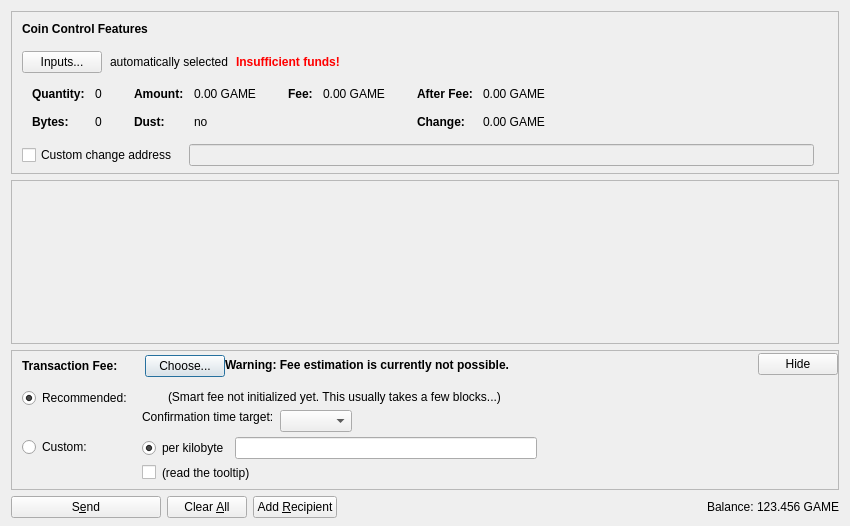
<?xml version="1.0" encoding="UTF-8"?>
<ui version="4.0">
 <class>SendCoinsDialog</class>
 <widget class="QDialog" name="SendCoinsDialog">
  <property name="geometry">
   <rect>
    <x>0</x>
    <y>0</y>
    <width>850</width>
    <height>526</height>
   </rect>
  </property>
  <property name="windowTitle">
   <string>Send Coins</string>
  </property>
  <layout class="QVBoxLayout" name="verticalLayout" stretch="0,1,0,0">
   <property name="bottomMargin">
    <number>8</number>
   </property>
   <item>
    <widget class="QFrame" name="frameCoinControl">
     <property name="sizePolicy">
      <sizepolicy hsizetype="Expanding" vsizetype="Expanding">
       <horstretch>0</horstretch>
       <verstretch>0</verstretch>
      </sizepolicy>
     </property>
     <property name="maximumSize">
      <size>
       <width>16777215</width>
       <height>16777215</height>
      </size>
     </property>
     <property name="frameShape">
      <enum>QFrame::StyledPanel</enum>
     </property>
     <property name="frameShadow">
      <enum>QFrame::Sunken</enum>
     </property>
     <layout class="QVBoxLayout" name="verticalLayoutCoinControl2">
      <property name="spacing">
       <number>0</number>
      </property>
      <property name="leftMargin">
       <number>0</number>
      </property>
      <property name="topMargin">
       <number>0</number>
      </property>
      <property name="rightMargin">
       <number>0</number>
      </property>
      <property name="bottomMargin">
       <number>6</number>
      </property>
      <item>
       <layout class="QVBoxLayout" name="verticalLayoutCoinControl" stretch="0,0,0,0,1">
        <property name="spacing">
         <number>0</number>
        </property>
        <property name="leftMargin">
         <number>10</number>
        </property>
        <property name="topMargin">
         <number>10</number>
        </property>
        <item>
         <layout class="QHBoxLayout" name="horizontalLayoutCoinControl1">
          <property name="bottomMargin">
           <number>15</number>
          </property>
          <item>
           <widget class="QLabel" name="labelCoinControlFeatures">
            <property name="sizePolicy">
             <sizepolicy hsizetype="Preferred" vsizetype="Maximum">
              <horstretch>0</horstretch>
              <verstretch>0</verstretch>
             </sizepolicy>
            </property>
            <property name="font">
             <font>
              <weight>75</weight>
              <bold>true</bold>
             </font>
            </property>
            <property name="styleSheet">
             <string notr="true">font-weight:bold;</string>
            </property>
            <property name="text">
             <string>Coin Control Features</string>
            </property>
           </widget>
          </item>
         </layout>
        </item>
        <item>
         <layout class="QHBoxLayout" name="horizontalLayoutCoinControl2" stretch="0,0,0,0">
          <property name="spacing">
           <number>8</number>
          </property>
          <property name="bottomMargin">
           <number>10</number>
          </property>
          <item>
           <widget class="QPushButton" name="pushButtonCoinControl">
            <property name="styleSheet">
             <string notr="true"/>
            </property>
            <property name="text">
             <string>Inputs...</string>
            </property>
            <property name="autoDefault">
             <bool>false</bool>
            </property>
           </widget>
          </item>
          <item>
           <widget class="QLabel" name="labelCoinControlAutomaticallySelected">
            <property name="text">
             <string>automatically selected</string>
            </property>
            <property name="margin">
             <number>5</number>
            </property>
           </widget>
          </item>
          <item>
           <widget class="QLabel" name="labelCoinControlInsuffFunds">
            <property name="font">
             <font>
              <weight>75</weight>
              <bold>true</bold>
             </font>
            </property>
            <property name="styleSheet">
             <string notr="true">color:red;font-weight:bold;</string>
            </property>
            <property name="text">
             <string>Insufficient funds!</string>
            </property>
            <property name="margin">
             <number>5</number>
            </property>
           </widget>
          </item>
          <item>
           <spacer name="horizontalSpacerCoinControl">
            <property name="orientation">
             <enum>Qt::Horizontal</enum>
            </property>
            <property name="sizeHint" stdset="0">
             <size>
              <width>40</width>
              <height>1</height>
             </size>
            </property>
           </spacer>
          </item>
         </layout>
        </item>
        <item>
         <widget class="QWidget" name="widgetCoinControl" native="true">
          <property name="sizePolicy">
           <sizepolicy hsizetype="Preferred" vsizetype="Preferred">
            <horstretch>0</horstretch>
            <verstretch>0</verstretch>
           </sizepolicy>
          </property>
          <property name="minimumSize">
           <size>
            <width>0</width>
            <height>0</height>
           </size>
          </property>
          <property name="styleSheet">
           <string notr="true"/>
          </property>
          <layout class="QHBoxLayout" name="horizontalLayoutCoinControl5">
           <property name="leftMargin">
            <number>0</number>
           </property>
           <property name="topMargin">
            <number>0</number>
           </property>
           <property name="rightMargin">
            <number>0</number>
           </property>
           <property name="bottomMargin">
            <number>0</number>
           </property>
           <item>
            <layout class="QHBoxLayout" name="horizontalLayoutCoinControl3" stretch="0,0,0,1">
             <property name="spacing">
              <number>20</number>
             </property>
             <property name="topMargin">
              <number>0</number>
             </property>
             <property name="bottomMargin">
              <number>10</number>
             </property>
             <item>
              <layout class="QFormLayout" name="formLayoutCoinControl1">
               <property name="horizontalSpacing">
                <number>10</number>
               </property>
               <property name="verticalSpacing">
                <number>14</number>
               </property>
               <property name="leftMargin">
                <number>10</number>
               </property>
               <property name="topMargin">
                <number>4</number>
               </property>
               <property name="rightMargin">
                <number>6</number>
               </property>
               <item row="0" column="0">
                <widget class="QLabel" name="labelCoinControlQuantityText">
                 <property name="font">
                  <font>
                   <weight>75</weight>
                   <bold>true</bold>
                  </font>
                 </property>
                 <property name="text">
                  <string>Quantity:</string>
                 </property>
                 <property name="margin">
                  <number>0</number>
                 </property>
                </widget>
               </item>
               <item row="0" column="1">
                <widget class="QLabel" name="labelCoinControlQuantity">
                 <property name="cursor">
                  <cursorShape>IBeamCursor</cursorShape>
                 </property>
                 <property name="contextMenuPolicy">
                  <enum>Qt::ActionsContextMenu</enum>
                 </property>
                 <property name="text">
                  <string notr="true">0</string>
                 </property>
                 <property name="margin">
                  <number>0</number>
                 </property>
                 <property name="textInteractionFlags">
                  <set>Qt::LinksAccessibleByMouse|Qt::TextSelectableByKeyboard|Qt::TextSelectableByMouse</set>
                 </property>
                </widget>
               </item>
               <item row="1" column="0">
                <widget class="QLabel" name="labelCoinControlBytesText">
                 <property name="font">
                  <font>
                   <weight>75</weight>
                   <bold>true</bold>
                  </font>
                 </property>
                 <property name="text">
                  <string>Bytes:</string>
                 </property>
                </widget>
               </item>
               <item row="1" column="1">
                <widget class="QLabel" name="labelCoinControlBytes">
                 <property name="cursor">
                  <cursorShape>IBeamCursor</cursorShape>
                 </property>
                 <property name="contextMenuPolicy">
                  <enum>Qt::ActionsContextMenu</enum>
                 </property>
                 <property name="text">
                  <string notr="true">0</string>
                 </property>
                 <property name="textInteractionFlags">
                  <set>Qt::LinksAccessibleByMouse|Qt::TextSelectableByKeyboard|Qt::TextSelectableByMouse</set>
                 </property>
                </widget>
               </item>
              </layout>
             </item>
             <item>
              <layout class="QFormLayout" name="formLayoutCoinControl2">
               <property name="horizontalSpacing">
                <number>10</number>
               </property>
               <property name="verticalSpacing">
                <number>14</number>
               </property>
               <property name="leftMargin">
                <number>6</number>
               </property>
               <property name="topMargin">
                <number>4</number>
               </property>
               <property name="rightMargin">
                <number>6</number>
               </property>
               <item row="0" column="0">
                <widget class="QLabel" name="labelCoinControlAmountText">
                 <property name="font">
                  <font>
                   <weight>75</weight>
                   <bold>true</bold>
                  </font>
                 </property>
                 <property name="text">
                  <string>Amount:</string>
                 </property>
                 <property name="margin">
                  <number>0</number>
                 </property>
                </widget>
               </item>
               <item row="0" column="1">
                <widget class="QLabel" name="labelCoinControlAmount">
                 <property name="cursor">
                  <cursorShape>IBeamCursor</cursorShape>
                 </property>
                 <property name="contextMenuPolicy">
                  <enum>Qt::ActionsContextMenu</enum>
                 </property>
                 <property name="text">
                  <string notr="true">0.00 GAME</string>
                 </property>
                 <property name="textInteractionFlags">
                  <set>Qt::LinksAccessibleByMouse|Qt::TextSelectableByKeyboard|Qt::TextSelectableByMouse</set>
                 </property>
                </widget>
               </item>
               <item row="1" column="0">
                <widget class="QLabel" name="labelCoinControlLowOutputText">
                 <property name="font">
                  <font>
                   <weight>75</weight>
                   <bold>true</bold>
                  </font>
                 </property>
                 <property name="text">
                  <string>Dust:</string>
                 </property>
                </widget>
               </item>
               <item row="1" column="1">
                <widget class="QLabel" name="labelCoinControlLowOutput">
                 <property name="cursor">
                  <cursorShape>IBeamCursor</cursorShape>
                 </property>
                 <property name="contextMenuPolicy">
                  <enum>Qt::ActionsContextMenu</enum>
                 </property>
                 <property name="text">
                  <string notr="true">no</string>
                 </property>
                 <property name="textInteractionFlags">
                  <set>Qt::LinksAccessibleByMouse|Qt::TextSelectableByKeyboard|Qt::TextSelectableByMouse</set>
                 </property>
                </widget>
               </item>
              </layout>
             </item>
             <item>
              <layout class="QFormLayout" name="formLayoutCoinControl3">
               <property name="horizontalSpacing">
                <number>10</number>
               </property>
               <property name="verticalSpacing">
                <number>14</number>
               </property>
               <property name="leftMargin">
                <number>6</number>
               </property>
               <property name="topMargin">
                <number>4</number>
               </property>
               <property name="rightMargin">
                <number>6</number>
               </property>
               <item row="0" column="0">
                <widget class="QLabel" name="labelCoinControlFeeText">
                 <property name="font">
                  <font>
                   <weight>75</weight>
                   <bold>true</bold>
                  </font>
                 </property>
                 <property name="text">
                  <string>Fee:</string>
                 </property>
                 <property name="margin">
                  <number>0</number>
                 </property>
                </widget>
               </item>
               <item row="0" column="1">
                <widget class="QLabel" name="labelCoinControlFee">
                 <property name="cursor">
                  <cursorShape>IBeamCursor</cursorShape>
                 </property>
                 <property name="contextMenuPolicy">
                  <enum>Qt::ActionsContextMenu</enum>
                 </property>
                 <property name="text">
                  <string notr="true">0.00 GAME</string>
                 </property>
                 <property name="textInteractionFlags">
                  <set>Qt::LinksAccessibleByMouse|Qt::TextSelectableByKeyboard|Qt::TextSelectableByMouse</set>
                 </property>
                </widget>
               </item>
              </layout>
             </item>
             <item>
              <layout class="QFormLayout" name="formLayoutCoinControl4">
               <property name="horizontalSpacing">
                <number>10</number>
               </property>
               <property name="verticalSpacing">
                <number>14</number>
               </property>
               <property name="leftMargin">
                <number>6</number>
               </property>
               <property name="topMargin">
                <number>4</number>
               </property>
               <property name="rightMargin">
                <number>6</number>
               </property>
               <item row="0" column="0">
                <widget class="QLabel" name="labelCoinControlAfterFeeText">
                 <property name="font">
                  <font>
                   <weight>75</weight>
                   <bold>true</bold>
                  </font>
                 </property>
                 <property name="text">
                  <string>After Fee:</string>
                 </property>
                 <property name="margin">
                  <number>0</number>
                 </property>
                </widget>
               </item>
               <item row="0" column="1">
                <widget class="QLabel" name="labelCoinControlAfterFee">
                 <property name="cursor">
                  <cursorShape>IBeamCursor</cursorShape>
                 </property>
                 <property name="contextMenuPolicy">
                  <enum>Qt::ActionsContextMenu</enum>
                 </property>
                 <property name="text">
                  <string notr="true">0.00 GAME</string>
                 </property>
                 <property name="textInteractionFlags">
                  <set>Qt::LinksAccessibleByMouse|Qt::TextSelectableByKeyboard|Qt::TextSelectableByMouse</set>
                 </property>
                </widget>
               </item>
               <item row="1" column="0">
                <widget class="QLabel" name="labelCoinControlChangeText">
                 <property name="font">
                  <font>
                   <weight>75</weight>
                   <bold>true</bold>
                  </font>
                 </property>
                 <property name="text">
                  <string>Change:</string>
                 </property>
                </widget>
               </item>
               <item row="1" column="1">
                <widget class="QLabel" name="labelCoinControlChange">
                 <property name="cursor">
                  <cursorShape>IBeamCursor</cursorShape>
                 </property>
                 <property name="contextMenuPolicy">
                  <enum>Qt::ActionsContextMenu</enum>
                 </property>
                 <property name="text">
                  <string notr="true">0.00 GAME</string>
                 </property>
                 <property name="textInteractionFlags">
                  <set>Qt::LinksAccessibleByMouse|Qt::TextSelectableByKeyboard|Qt::TextSelectableByMouse</set>
                 </property>
                </widget>
               </item>
              </layout>
             </item>
            </layout>
           </item>
          </layout>
         </widget>
        </item>
        <item>
         <layout class="QHBoxLayout" name="horizontalLayoutCoinControl4" stretch="0,0,0">
          <property name="spacing">
           <number>12</number>
          </property>
          <property name="sizeConstraint">
           <enum>QLayout::SetDefaultConstraint</enum>
          </property>
          <property name="topMargin">
           <number>5</number>
          </property>
          <property name="rightMargin">
           <number>5</number>
          </property>
          <item>
           <widget class="QCheckBox" name="checkBoxCoinControlChange">
            <property name="toolTip">
             <string>If this is activated, but the change address is empty or invalid, change will be sent to a newly generated address.</string>
            </property>
            <property name="text">
             <string>Custom change address</string>
            </property>
           </widget>
          </item>
          <item>
           <widget class="QValidatedLineEdit" name="lineEditCoinControlChange">
            <property name="enabled">
             <bool>false</bool>
            </property>
            <property name="sizePolicy">
             <sizepolicy hsizetype="Expanding" vsizetype="Fixed">
              <horstretch>0</horstretch>
              <verstretch>0</verstretch>
             </sizepolicy>
            </property>
           </widget>
          </item>
          <item>
           <widget class="QLabel" name="labelCoinControlChangeLabel">
            <property name="sizePolicy">
             <sizepolicy hsizetype="Preferred" vsizetype="Expanding">
              <horstretch>0</horstretch>
              <verstretch>0</verstretch>
             </sizepolicy>
            </property>
            <property name="minimumSize">
             <size>
              <width>0</width>
              <height>0</height>
             </size>
            </property>
            <property name="text">
             <string/>
            </property>
            <property name="margin">
             <number>3</number>
            </property>
           </widget>
          </item>
         </layout>
        </item>
        <item>
         <spacer name="verticalSpacerCoinControl">
          <property name="orientation">
           <enum>Qt::Vertical</enum>
          </property>
          <property name="sizeHint" stdset="0">
           <size>
            <width>800</width>
            <height>1</height>
           </size>
          </property>
         </spacer>
        </item>
       </layout>
      </item>
     </layout>
    </widget>
   </item>
   <item>
    <widget class="QScrollArea" name="scrollArea">
     <property name="widgetResizable">
      <bool>true</bool>
     </property>
     <widget class="QWidget" name="scrollAreaWidgetContents">
      <property name="geometry">
       <rect>
        <x>0</x>
        <y>0</y>
        <width>830</width>
        <height>104</height>
       </rect>
      </property>
      <layout class="QVBoxLayout" name="verticalLayout_2" stretch="0,1">
       <property name="leftMargin">
        <number>0</number>
       </property>
       <property name="topMargin">
        <number>0</number>
       </property>
       <property name="rightMargin">
        <number>0</number>
       </property>
       <property name="bottomMargin">
        <number>0</number>
       </property>
       <item>
        <layout class="QVBoxLayout" name="entries">
         <property name="spacing">
          <number>6</number>
         </property>
        </layout>
       </item>
       <item>
        <spacer name="verticalSpacer">
         <property name="orientation">
          <enum>Qt::Vertical</enum>
         </property>
         <property name="sizeHint" stdset="0">
          <size>
           <width>20</width>
           <height>40</height>
          </size>
         </property>
        </spacer>
       </item>
      </layout>
     </widget>
    </widget>
   </item>
   <item>
    <widget class="QFrame" name="frameFee">
     <property name="sizePolicy">
      <sizepolicy hsizetype="Expanding" vsizetype="Expanding">
       <horstretch>0</horstretch>
       <verstretch>0</verstretch>
      </sizepolicy>
     </property>
     <property name="maximumSize">
      <size>
       <width>16777215</width>
       <height>16777215</height>
      </size>
     </property>
     <property name="frameShape">
      <enum>QFrame::StyledPanel</enum>
     </property>
     <property name="frameShadow">
      <enum>QFrame::Sunken</enum>
     </property>
     <layout class="QVBoxLayout" name="verticalLayoutFee1">
      <property name="spacing">
       <number>0</number>
      </property>
      <property name="leftMargin">
       <number>0</number>
      </property>
      <property name="topMargin">
       <number>0</number>
      </property>
      <property name="rightMargin">
       <number>0</number>
      </property>
      <property name="bottomMargin">
       <number>0</number>
      </property>
      <item>
       <layout class="QVBoxLayout" name="verticalLayoutFee2" stretch="0,0,0">
        <property name="spacing">
         <number>0</number>
        </property>
        <property name="leftMargin">
         <number>10</number>
        </property>
        <property name="topMargin">
         <number>0</number>
        </property>
        <item>
         <layout class="QHBoxLayout" name="horizontalLayoutFee1">
          <property name="bottomMargin">
           <number>0</number>
          </property>
          <item>
           <layout class="QVBoxLayout" name="verticalLayoutFee7">
            <property name="spacing">
             <number>0</number>
            </property>
            <item>
             <spacer name="verticalSpacerSmartFee">
              <property name="orientation">
               <enum>Qt::Vertical</enum>
              </property>
              <property name="sizeType">
               <enum>QSizePolicy::Fixed</enum>
              </property>
              <property name="sizeHint" stdset="0">
               <size>
                <width>1</width>
                <height>4</height>
               </size>
              </property>
             </spacer>
            </item>
            <item>
             <layout class="QHBoxLayout" name="horizontalLayoutSmartFee">
              <property name="spacing">
               <number>10</number>
              </property>
              <item>
               <widget class="QLabel" name="labelFeeHeadline">
                <property name="sizePolicy">
                 <sizepolicy hsizetype="Preferred" vsizetype="Maximum">
                  <horstretch>0</horstretch>
                  <verstretch>0</verstretch>
                 </sizepolicy>
                </property>
                <property name="font">
                 <font>
                  <weight>75</weight>
                  <bold>true</bold>
                 </font>
                </property>
                <property name="styleSheet">
                 <string notr="true">font-weight:bold;</string>
                </property>
                <property name="text">
                 <string>Transaction Fee:</string>
                </property>
               </widget>
              </item>
              <item>
               <widget class="QLabel" name="labelFeeMinimized">
                <property name="text">
                 <string/>
                </property>
               </widget>
              </item>
              <item>
               <widget class="QPushButton" name="buttonChooseFee">
                <property name="text">
                 <string>Choose...</string>
                </property>
               </widget>
              </item>
             </layout>
            </item>
            <item>
             <spacer name="verticalSpacer_5">
              <property name="orientation">
               <enum>Qt::Vertical</enum>
              </property>
              <property name="sizeHint" stdset="0">
               <size>
                <width>1</width>
                <height>1</height>
               </size>
              </property>
             </spacer>
            </item>
           </layout>
          </item>
          <item>
           <widget class="QLabel" name="fallbackFeeWarningLabel">
            <property name="toolTip">
             <string>Using the fallbackfee can result in sending a transaction that will take several hours or days (or never) to confirm. Consider choosing your fee manually or wait until you have validated the complete chain.</string>
            </property>
            <property name="font">
            <font>
                <weight>75</weight>
                <bold>true</bold>
            </font>
            </property>
            <property name="text">
             <string>Warning: Fee estimation is currently not possible.</string>
            </property>
            <property name="wordWrap">
             <bool>false</bool>
            </property>
           </widget>
          </item>
          <item>
           <spacer name="horizontalSpacer_4">
            <property name="orientation">
             <enum>Qt::Horizontal</enum>
            </property>
            <property name="sizeType">
             <enum>QSizePolicy::MinimumExpanding</enum>
            </property>
            <property name="sizeHint" stdset="0">
             <size>
              <width>40</width>
              <height>20</height>
             </size>
            </property>
           </spacer>
          </item>
          <item>
           <widget class="QPushButton" name="buttonMinimizeFee">
            <property name="toolTip">
             <string>collapse fee-settings</string>
            </property>
            <property name="text">
             <string>Hide</string>
            </property>
           </widget>
          </item>
         </layout>
        </item>
        <item>
         <widget class="QFrame" name="frameFeeSelection">
          <layout class="QVBoxLayout" name="verticalLayoutFee12">
           <property name="spacing">
            <number>0</number>
           </property>
           <property name="leftMargin">
            <number>0</number>
           </property>
           <property name="topMargin">
            <number>0</number>
           </property>
           <property name="rightMargin">
            <number>0</number>
           </property>
           <property name="bottomMargin">
            <number>0</number>
           </property>
           <item>
            <layout class="QGridLayout" name="gridLayoutFee">
             <property name="topMargin">
              <number>10</number>
             </property>
             <property name="bottomMargin">
              <number>4</number>
             </property>
             <property name="horizontalSpacing">
              <number>10</number>
             </property>
             <property name="verticalSpacing">
              <number>4</number>
             </property>
             <item row="1" column="1">
              <layout class="QVBoxLayout" name="verticalLayoutFee8">
               <property name="spacing">
                <number>6</number>
               </property>
               <item>
                <layout class="QHBoxLayout" name="horizontalLayoutFee13">
                 <item>
                  <widget class="QRadioButton" name="radioCustomPerKilobyte">
                   <property name="toolTip">
                    <string>If the custom fee is set to 1000 satoshis and the transaction is only 250 bytes, then &quot;per kilobyte&quot; only pays 250 satoshis in fee, while &quot;total at least&quot; pays 1000 satoshis. For transactions bigger than a kilobyte both pay by kilobyte.</string>
                   </property>
                   <property name="text">
                    <string>per kilobyte</string>
                   </property>
                   <property name="checked">
                    <bool>true</bool>
                   </property>
                   <attribute name="buttonGroup">
                    <string notr="true">groupCustomFee</string>
                   </attribute>
                  </widget>
                 </item>
                 <item>
                  <widget class="BitcoinAmountField" name="customFee"/>
                 </item>
                 <item>
                  <spacer name="horizontalSpacer_6">
                   <property name="orientation">
                    <enum>Qt::Horizontal</enum>
                   </property>
                   <property name="sizeHint" stdset="0">
                    <size>
                     <width>1</width>
                     <height>1</height>
                    </size>
                   </property>
                  </spacer>
                 </item>
                </layout>
               </item>
               <item>
                <layout class="QHBoxLayout" name="horizontalLayoutFee8">
                 <item>
                  <widget class="QCheckBox" name="checkBoxMinimumFee">
                   <property name="toolTip">
                    <string>Paying only the minimum fee is just fine as long as there is less transaction volume than space in the blocks. But be aware that this can end up in a never confirming transaction once there is more demand for GameCredits transactions than the network can process.</string>
                   </property>
                   <property name="text">
                    <string/>
                   </property>
                  </widget>
                 </item>
                 <item>
                  <widget class="QLabel" name="labelMinFeeWarning">
                   <property name="enabled">
                    <bool>true</bool>
                   </property>
                   <property name="toolTip">
                    <string>Paying only the minimum fee is just fine as long as there is less transaction volume than space in the blocks. But be aware that this can end up in a never confirming transaction once there is more demand for GameCredits transactions than the network can process.</string>
                   </property>
                   <property name="text">
                    <string>(read the tooltip)</string>
                   </property>
                   <property name="margin">
                    <number>5</number>
                   </property>
                  </widget>
                 </item>
                 <item>
                  <spacer name="horizontalSpacer_2">
                   <property name="orientation">
                    <enum>Qt::Horizontal</enum>
                   </property>
                   <property name="sizeHint" stdset="0">
                    <size>
                     <width>1</width>
                     <height>1</height>
                    </size>
                   </property>
                  </spacer>
                 </item>
                </layout>
               </item>
              </layout>
             </item>
             <item row="0" column="0">
              <layout class="QVBoxLayout" name="verticalLayoutFee4" stretch="0,1">
               <item>
                <widget class="QRadioButton" name="radioSmartFee">
                 <property name="text">
                  <string>Recommended:</string>
                 </property>
                 <property name="checked">
                  <bool>true</bool>
                 </property>
                 <attribute name="buttonGroup">
                  <string notr="true">groupFee</string>
                 </attribute>
                </widget>
               </item>
               <item>
                <spacer name="verticalSpacer_2">
                 <property name="orientation">
                  <enum>Qt::Vertical</enum>
                 </property>
                 <property name="sizeHint" stdset="0">
                  <size>
                   <width>1</width>
                   <height>1</height>
                  </size>
                 </property>
                </spacer>
               </item>
              </layout>
             </item>
             <item row="1" column="0">
              <layout class="QVBoxLayout" name="verticalLayoutFee9" stretch="0,1">
               <item>
                <widget class="QRadioButton" name="radioCustomFee">
                 <property name="text">
                  <string>Custom:</string>
                 </property>
                 <attribute name="buttonGroup">
                  <string notr="true">groupFee</string>
                 </attribute>
                </widget>
               </item>
               <item>
                <spacer name="verticalSpacer_6">
                 <property name="orientation">
                  <enum>Qt::Vertical</enum>
                 </property>
                 <property name="sizeHint" stdset="0">
                  <size>
                   <width>1</width>
                   <height>1</height>
                  </size>
                 </property>
                </spacer>
               </item>
              </layout>
             </item>
             <item row="0" column="1">
              <layout class="QVBoxLayout" name="verticalLayoutFee3" stretch="0,0,1">
               <property name="spacing">
                <number>6</number>
               </property>
               <property name="topMargin">
                <number>2</number>
               </property>
               <item>
                <layout class="QHBoxLayout" name="horizontalLayoutFee12">
                 <item>
                  <widget class="QLabel" name="labelSmartFee">
                   <property name="text">
                    <string/>
                   </property>
                   <property name="margin">
                    <number>2</number>
                   </property>
                  </widget>
                 </item>
                 <item>
                  <widget class="QLabel" name="labelFeeEstimation">
                   <property name="text">
                    <string/>
                   </property>
                  </widget>
                 </item>
                 <item>
                  <widget class="QLabel" name="labelSmartFee2">
                   <property name="text">
                    <string>(Smart fee not initialized yet. This usually takes a few blocks...)</string>
                   </property>
                   <property name="margin">
                    <number>2</number>
                   </property>
                  </widget>
                 </item>
                 <item>
                  <spacer name="horizontalSpacer_5">
                   <property name="orientation">
                    <enum>Qt::Horizontal</enum>
                   </property>
                   <property name="sizeHint" stdset="0">
                    <size>
                     <width>1</width>
                     <height>1</height>
                    </size>
                   </property>
                  </spacer>
                 </item>
                </layout>
               </item>
               <item>
                <layout class="QHBoxLayout" name="horizontalLayoutFee9">
                 <item>
                  <layout class="QVBoxLayout" name="verticalLayoutFee6">
                   <item>
                    <widget class="QLabel" name="labelSmartFee3">
                     <property name="text">
                      <string>Confirmation time target:</string>
                     </property>
                     <property name="margin">
                      <number>2</number>
                     </property>
                    </widget>
                   </item>
                   <item>
                    <spacer name="verticalSpacer_3">
                     <property name="orientation">
                      <enum>Qt::Vertical</enum>
                     </property>
                     <property name="sizeHint" stdset="0">
                      <size>
                       <width>1</width>
                       <height>1</height>
                      </size>
                     </property>
                    </spacer>
                   </item>
                  </layout>
                 </item>
                 <item>
                  <layout class="QVBoxLayout" name="verticalLayoutFee5">
                   <property name="rightMargin">
                    <number>30</number>
                   </property>
                   <item>
                    <layout class="QHBoxLayout" name="horizontalLayoutConfTarget">
                     <property name="bottomMargin">
                      <number>0</number>
                     </property>
                     <item>
                      <widget class="QComboBox" name="confTargetSelector"/>
                     </item>
                     <item>
                      <spacer name="horizontalSpacerConfTarget">
                       <property name="orientation">
                        <enum>Qt::Horizontal</enum>
                       </property>
                       <property name="sizeHint" stdset="0">
                        <size>
                         <width>40</width>
                         <height>20</height>
                        </size>
                       </property>
                      </spacer>
                     </item>
                    </layout>
                   </item>
                  </layout>
                 </item>
                </layout>
               </item>
               <item>
                <spacer name="verticalSpacer_4">
                 <property name="orientation">
                  <enum>Qt::Vertical</enum>
                 </property>
                 <property name="sizeHint" stdset="0">
                  <size>
                   <width>1</width>
                   <height>1</height>
                  </size>
                 </property>
                </spacer>
               </item>
              </layout>
             </item>
            </layout>
           </item>
          </layout>
         </widget>
        </item>
        <item>
         <spacer name="verticalSpacerFee">
          <property name="orientation">
           <enum>Qt::Vertical</enum>
          </property>
          <property name="sizeHint" stdset="0">
           <size>
            <width>40</width>
            <height>5</height>
           </size>
          </property>
         </spacer>
        </item>
       </layout>
      </item>
     </layout>
    </widget>
   </item>
   <item>
    <layout class="QHBoxLayout" name="horizontalLayout">
     <item>
      <widget class="QPushButton" name="sendButton">
       <property name="minimumSize">
        <size>
         <width>150</width>
         <height>0</height>
        </size>
       </property>
       <property name="toolTip">
        <string>Confirm the send action</string>
       </property>
       <property name="text">
        <string>S&amp;end</string>
       </property>
       <property name="icon">
        <iconset resource="../bitcoin.qrc">
         <normaloff>:/icons/send</normaloff>:/icons/send</iconset>
       </property>
       <property name="autoDefault">
        <bool>false</bool>
       </property>
       <property name="default">
        <bool>false</bool>
       </property>
      </widget>
     </item>
     <item>
      <widget class="QPushButton" name="clearButton">
       <property name="sizePolicy">
        <sizepolicy hsizetype="Minimum" vsizetype="Fixed">
         <horstretch>0</horstretch>
         <verstretch>0</verstretch>
        </sizepolicy>
       </property>
       <property name="toolTip">
        <string>Clear all fields of the form.</string>
       </property>
       <property name="text">
        <string>Clear &amp;All</string>
       </property>
       <property name="icon">
        <iconset resource="../bitcoin.qrc">
         <normaloff>:/icons/remove</normaloff>:/icons/remove</iconset>
       </property>
       <property name="autoDefault">
        <bool>false</bool>
       </property>
      </widget>
     </item>
     <item>
      <widget class="QPushButton" name="addButton">
       <property name="toolTip">
        <string>Send to multiple recipients at once</string>
       </property>
       <property name="text">
        <string>Add &amp;Recipient</string>
       </property>
       <property name="icon">
        <iconset resource="../bitcoin.qrc">
         <normaloff>:/icons/add</normaloff>:/icons/add</iconset>
       </property>
       <property name="autoDefault">
        <bool>false</bool>
       </property>
      </widget>
     </item>
     <item>
      <spacer name="horizontalSpacer">
       <property name="orientation">
        <enum>Qt::Horizontal</enum>
       </property>
       <property name="sizeHint" stdset="0">
        <size>
         <width>40</width>
         <height>20</height>
        </size>
       </property>
      </spacer>
     </item>
     <item>
      <layout class="QHBoxLayout" name="horizontalLayout_2">
       <property name="spacing">
        <number>3</number>
       </property>
       <item>
        <widget class="QLabel" name="label">
         <property name="sizePolicy">
          <sizepolicy hsizetype="Preferred" vsizetype="Fixed">
           <horstretch>0</horstretch>
           <verstretch>0</verstretch>
          </sizepolicy>
         </property>
         <property name="text">
          <string>Balance:</string>
         </property>
        </widget>
       </item>
       <item>
        <widget class="QLabel" name="labelBalance">
         <property name="sizePolicy">
          <sizepolicy hsizetype="Preferred" vsizetype="Fixed">
           <horstretch>0</horstretch>
           <verstretch>0</verstretch>
          </sizepolicy>
         </property>
         <property name="cursor">
          <cursorShape>IBeamCursor</cursorShape>
         </property>
         <property name="text">
          <string notr="true">123.456 GAME</string>
         </property>
         <property name="textInteractionFlags">
          <set>Qt::LinksAccessibleByMouse|Qt::TextSelectableByKeyboard|Qt::TextSelectableByMouse</set>
         </property>
        </widget>
       </item>
      </layout>
     </item>
    </layout>
   </item>
  </layout>
 </widget>
 <customwidgets>
  <customwidget>
   <class>QValidatedLineEdit</class>
   <extends>QLineEdit</extends>
   <header>qvalidatedlineedit.h</header>
  </customwidget>
  <customwidget>
   <class>BitcoinAmountField</class>
   <extends>QLineEdit</extends>
   <header>bitcoinamountfield.h</header>
   <container>1</container>
  </customwidget>
 </customwidgets>
 <resources>
  <include location="../bitcoin.qrc"/>
 </resources>
 <connections/>
 <buttongroups>
  <buttongroup name="groupFee"/>
  <buttongroup name="groupCustomFee"/>
 </buttongroups>
</ui>
